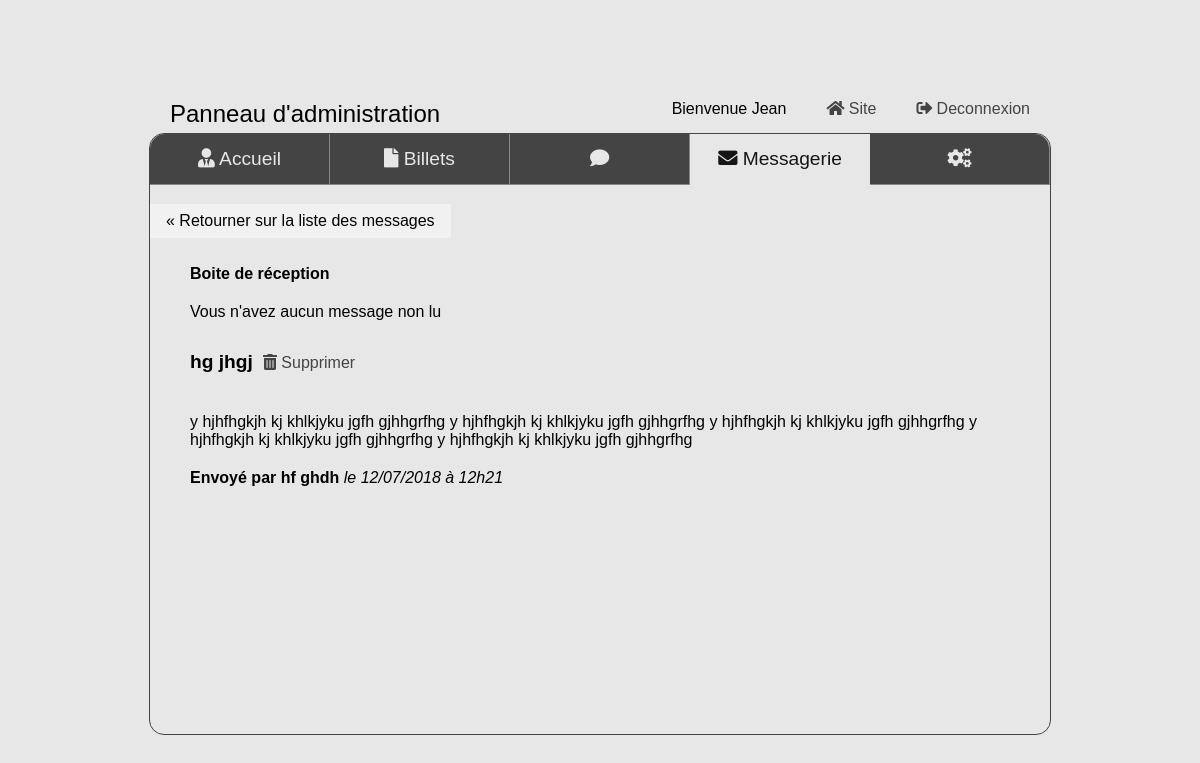
/index.php?action=panel&page=mailbox&function=message&id=1 (signed in), run on the app's committed database.
### tables this page shows
CREATE TABLE IF NOT EXISTS `messages` (
  `id` int(11) NOT NULL AUTO_INCREMENT,
  `topic` varchar(255) NOT NULL,
  `message` text NOT NULL,
  `sender` varchar(255) NOT NULL,
  `messageDate` datetime NOT NULL,
  `messageRead` tinyint(1) NOT NULL,
  PRIMARY KEY (`id`)
);

### controller/panelController.php (called while the page is built, shortened)
			</script> <?php
function displayMessage(){
	$db = new Manager;
	$messageManager = new MessageManager($db);
	require('view/adminPanel/messageView.php');
}

### Model/Manager.php (called while the page is built, shortened)
<?php
class Manager {
	public function setDb(){
    	$this->db = new \PDO('mysql:host=localhost;dbname=projet4', 'root', '');
  	}
}

### Model/MessageManager.php (called while the page is built, shortened)
<?php
require_once('model/Manager.php');
class MessageManager extends Manager {
  	public function getMessage($id){
	      	$req = $this->db->prepare('SELECT id, topic, message, sender, messageDate, messageRead FROM messages WHERE id = :id');
	      	$req->execute([':id' => $id]);
	    	  $data = $req->fetch(PDO::FETCH_ASSOC);
	    	  return new Message($data);
  	}
    public function count(){
      return $this->db->query('SELECT COUNT(*) FROM messages WHERE messageRead = "0"')->fetchColumn();
    }
}

### Model/Message.php (called while the page is built, shortened)
<?php
class Message {
	protected $id;
	protected $topic;
	protected $message;
	protected $sender;
	protected $messageDate;
 	public function hydrate(array $data){
    	foreach ($data as $key => $value)
    	{
      		$method = 'set'.ucfirst($key);
    	}
  	}
	public function getId(){
		return $this->id;
	}
	public function getTopic(){
		return $this->topic;
	}
	public function getMessage(){
		return $this->message;
	}
	public function getSender(){
		return $this->sender;
	}
	public function getMessageDate(){
		return $this->messageDate;
	}
	public function setId($id){
		$id = (int) $id;
		if($id > 0){
			$this->id = $id;
		}
	}
	public function setTopic($topic){
		if(is_string($topic)){
			$this->topic = $topic;
		}
	}
	public function setMessage($message){
		if(is_string($message)){
			$this->message = $message;
		}
	}
	public function setSender($sender){
		if(is_string($sender)){
			$this->sender = $sender;
		}
	}
	public function setMessageDate($messageDate){
		$newDate = date("d/m/Y à H\hi", strtotime($messageDate));
		$this->messageDate = $newDate;
	}
}

### View/adminPanel/messageView.php (the view, shortened to what this page needs)
<?php ob_start();
$getMessage = $messageManager->getMessage($_GET['id']);
$messageManager->updateMessageRead($_GET['id']);
echo '<a href="javascript:history.go(-1)" class="previousPage">&laquo; Retourner sur la liste des messages</a>
		<div class="messagePage"><h4>Boite de réception</h4>';
$unreadMessage = $messageManager->count();
if($unreadMessage == 0){
	echo 'Vous n\'avez aucun message non lu';
}
elseif($unreadMessage == 1){
	echo 'Vous avez encore '.$unreadMessage.' message non lu';
}
else{
	echo 'Vous avez encore '.$unreadMessage.' messages non lus';
} ?>
<div class="styleMessage">
	<h4><?= $getMessage->getTopic() ?></h4><button type="button" id="<?= $getMessage->getId() ?>" class="delete deleteMessage"><i class="fas fa-trash-alt"></i> Supprimer</button>
	<p><?= $getMessage->getMessage() ?></p>
	<strong>Envoyé par <?= $getMessage->getSender() ?></strong>
	<em>le <?= $getMessage->getMessageDate() ?> </em>
</div>
<?php
require('adminPanelView.php'); ?>

### Public/css/panelStyle.css (style rules this page uses)
* { margin:0; padding:0; }
body { background-color:#e7e7e7; font-family: 'Oswald', sans-serif; }
h4 { margin-bottom:20px; }
.delete { color:#444; border:none; background:none; font-size:1.5em; }
.previousPage { position:absolute; top:70px; left:0px; text-decoration: none; display: inline-block; padding: 8px 16px; background-color: #f1f1f1; color: black; }
@media screen and (min-width:600px) { .messagePage { margin:80px 40px; overflow:auto; } }
@media screen and (min-width:600px) { .styleMessage { margin-top:30px; } }
@media screen and (min-width:600px) { .styleMessage h4 { font-size:1.2em; display:inline-block; margin-right:10px; } }
@media screen and (min-width:600px) { .deleteMessage { font-size:1em; } }
@media screen and (min-width:600px) { .styleMessage p { margin:20px 0; } }

### data on the page
messages: topic "hg jhgj", message "y hjhfhgkjh kj khlkjyku jgfh gjhhgrfhg y hjhfhgkjh kj khlkjyku jgfh gjhhgrfhg y hjhfhgkjh kj khlkjyku jgfh gjhhgrfhg y hjhfhgkjh kj khlkjyku jgfh gjhhgrfhg y hjhfhgkjh kj khlkjyku jgfh gjhhgrfhg", sender "hf ghdh", messageDate "12/07/2018 à 12h21"

### other printed values
$_SESSION['nickname'] "Jean"
